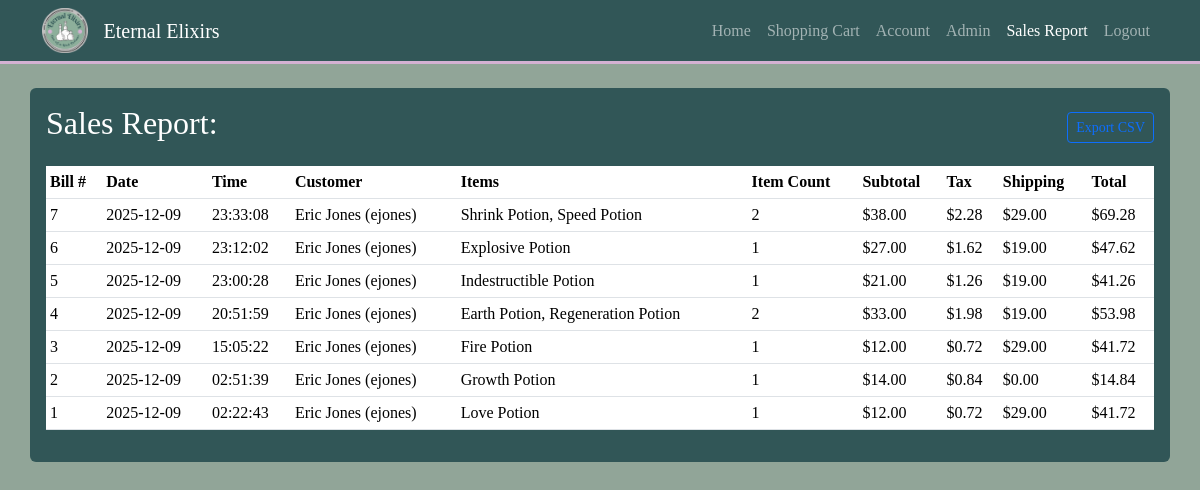
Screenshot of /admin/sales-report (signed in) with the database file from the repository.
### tables this page shows
CREATE TABLE Bill_T (
    BillID         INTEGER    PRIMARY KEY,
    UserID         INTEGER,
    ShoppingCartID INTEGER,
    ItemID         INTEGER,
    SalesDate      TEXT,
    SaleTime       TEXT,
    SalesTax       REAL,
    SubTotal       REAL,
    ShippingCost   REAL,
    Total          REAL,
    Street         TEXT,
    City           TEXT,
    State          TEXT,
    Zip            TEXT,
    ShippingID     INTEGER,
    FOREIGN KEY (UserID)         REFERENCES User_T(UserID),
    FOREIGN KEY (ShoppingCartID) REFERENCES ShoppingCart_T(ShoppingCartID) ON DELETE SET NULL,
    FOREIGN KEY (ItemID)         REFERENCES Inventory_T(ItemID),
    FOREIGN KEY (ShippingID)     REFERENCES Shipping_T(ShippingID)
);

### admin.py (the view)
@admin_bp.route("/sales-report", methods=["GET"])
def sales_report():
    if not _require_admin():
        return redirect(url_for("shop.shop_home"))
    conn = get_connection()
    cur = conn.cursor()
    cur.execute("""
        SELECT
            b.BillID,
            b.SalesDate,
            b.SaleTime,
            b.SubTotal,
            b.SalesTax,
            b.ShippingCost,
            b.Total,
            u.Username,
            u.Name,
            COUNT(bi.ItemID) AS ItemCount,
            COALESCE(GROUP_CONCAT(i.PotionName, ', '), '') AS ItemNames
        FROM Bill_T b
        JOIN User_T u ON b.UserID = u.UserID
        LEFT JOIN BillInventoryItem_T bi ON b.BillID = bi.BillID
        LEFT JOIN Inventory_T i ON bi.ItemID = i.ItemID
        GROUP BY b.BillID
        ORDER BY b.SalesDate DESC, b.SaleTime DESC
    """)
    rows = cur.fetchall()
    conn.close()
    sales = []
    for row in rows:
        sales.append(
            {
                "bill_id": row["BillID"],
                "date": row["SalesDate"],
                "time": row["SaleTime"],
                "username": row["Username"],
                "name": row["Name"],
                "item_count": row["ItemCount"],
                "items": row["ItemNames"] or "—",
                "subtotal": float(row["SubTotal"]),
                "tax": round(float(row["SubTotal"]) * float(row["SalesTax"]), 2),
                "shipping": float(row["ShippingCost"]),
                "total": float(row["Total"]),
            }
        )
    return render_template("sales_report.html", sales=sales)

### admin.py (called while the page is built)
def _require_admin():
    user_type = session.get("user_type")
    if user_type != "Admin":
        flash("Admin access required.")
        return False
    return True

### db.py (called while the page is built)
def get_connection():
    conn = sqlite3.connect(DB_PATH)
    conn.row_factory = sqlite3.Row
    conn.execute("PRAGMA foreign_keys = ON")
    return conn

### templates/sales_report.html (shortened to what this page needs)
<!DOCTYPE html>
<html lang="en">
<head>
    <link rel="stylesheet" href="{{ url_for('static', filename='css/styles.css') }}">
    <link href="https://cdn.jsdelivr.net/npm/bootstrap@5.3.8/dist/css/bootstrap.min.css" rel="stylesheet"
>
</head>
<body style="background-color: rgb(145,165,152); font-family: cursive;">
<nav class="navbar navbar-expand-md navbar-dark navbar-ee">
    <div class="container">
        <img src="{{ url_for('static', filename='images/favicon.png') }}" alt="logo" class="me-3 brand-logo">
        <a href="{{ url_for('shop.shop_home') }}" class="navbar-brand">Eternal Elixirs</a>
        <div class="collapse navbar-collapse" id="navmenu">
            <ul class="navbar-nav ms-auto">
                <li class="nav-item">
                    <a href="{{ url_for('shop.shop_home') }}" class="nav-link">Home</a>
                </li>
                <li class="nav-item">
                    <a href="{{ url_for('cart.view_cart') }}" class="nav-link">Shopping Cart</a>
                </li>
                {% if session.get("user_id") %}
                    <li class="nav-item">
                        <a href="{{ url_for('auth.account') }}" class="nav-link">Account</a>
                    </li>
                    {% if session.get("user_type") == "Admin" %}
                        <li class="nav-item">
                            <a href="{{ url_for('admin.dashboard') }}" class="nav-link">Admin</a>
                        </li>
                        <li class="nav-item">
                            <a href="{{ url_for('admin.sales_report') }}" class="nav-link active">Sales Report</a>
                        </li>
                    {% endif %}
                    <li class="nav-item">
                        <a href="{{ url_for('auth.logout') }}" class="nav-link">Logout</a>
                    </li>
                {% endif %}
            </ul>
        </div>
    </div>
</nav>
<div class="container my-4 p-3 rounded" style="background-color: #315657; color: white">
    <div class="d-flex justify-content-between align-items-center mb-3">
        <h2>Sales Report:</h2>
        <a href="{{ url_for('admin.sales_report_export_csv') }}" class="btn btn-outline-primary btn-sm">
            Export CSV
        </a>
    </div>
    {% if not sales %}
        <p>No sales have been recorded yet.</p>
    {% else %}
        <div class="table-responsive">
            <table class="table table-sm align-middle">
                <thead>
                <tr>
                    <th>Bill #</th>
                    <th>Date</th>
                    <th>Time</th>
                    <th>Customer</th>
                    <th>Items</th>
                    <th>Item Count</th>
                    <th>Subtotal</th>
                    <th>Tax</th>
                    <th>Shipping</th>
                    <th>Total</th>
                </tr>
                </thead>
                <tbody>
                {% for s in sales %}
                    <tr>
                        <td>{{ s.bill_id }}</td>
                        <td>{{ s.date }}</td>
                        <td>{{ s.time }}</td>
                        <td>{{ s.name }} ({{ s.username }})</td>
                        <td>{{ s["items"] }}</td>
                        <td>{{ s.item_count }}</td>
                        <td>${{ "%.2f"|format(s.subtotal) }}</td>
                        <td>${{ "%.2f"|format(s.tax) }}</td>
                        <td>${{ "%.2f"|format(s.shipping) }}</td>
                        <td>${{ "%.2f"|format(s.total) }}</td>
                    </tr>
                {% endfor %}
                </tbody>
            </table>
        </div>
    {% endif %}
</div>
</body>
</html>

### static/css/styles.css (style rules this page uses)
body { background-color: #91a598; font-family: system-ui, -apple-system, BlinkMacSystemFont, "Segoe UI", sans-serif; }
.navbar-ee { background-color: #315657; border-bottom: 3px solid #d4b1d3; }
.brand-logo { height: 45px; width: auto; }

### rows the page displays
Bill_T: bill_id "7", date "2025-12-09", time "23:33:08", name "Eric Jones", username "ejones", items "Shrink Potion, Speed Potion", item_count "2", subtotal "38.00", tax "2.28", shipping "29.00", total "69.28"
Bill_T: bill_id "6", date "2025-12-09", time "23:12:02", name "Eric Jones", username "ejones", items "Explosive Potion", item_count "1", subtotal "27.00", tax "1.62", shipping "19.00", total "47.62"
Bill_T: bill_id "5", date "2025-12-09", time "23:00:28", name "Eric Jones", username "ejones", items "Indestructible Potion", item_count "1", subtotal "21.00", tax "1.26", shipping "19.00", total "41.26"
Bill_T: bill_id "4", date "2025-12-09", time "20:51:59", name "Eric Jones", username "ejones", items "Earth Potion, Regeneration Potion", item_count "2", subtotal "33.00", tax "1.98", shipping "19.00", total "53.98"
Bill_T: bill_id "3", date "2025-12-09", time "15:05:22", name "Eric Jones", username "ejones", items "Fire Potion", item_count "1", subtotal "12.00", tax "0.72", shipping "29.00", total "41.72"
Bill_T: bill_id "2", date "2025-12-09", time "02:51:39", name "Eric Jones", username "ejones", items "Growth Potion", item_count "1", subtotal "14.00", tax "0.84", shipping "0.00", total "14.84"
Bill_T: bill_id "1", date "2025-12-09", time "02:22:43", name "Eric Jones", username "ejones", items "Love Potion", item_count "1", subtotal "12.00", tax "0.72", shipping "29.00", total "41.72"
